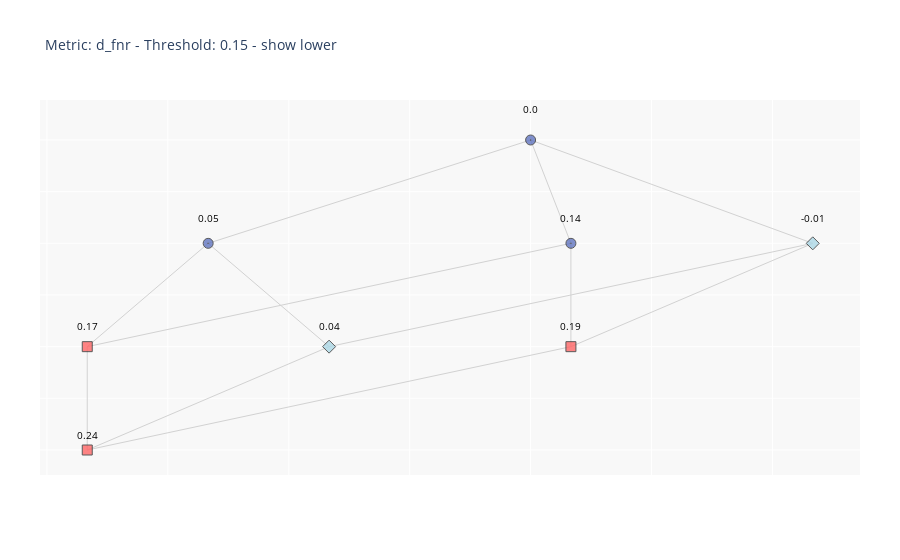

Notebook cell for this chart:
### Markdown cell above
#### Lattice Explorer

### Code cell
top1=list(fp_divergence_ofI.getDivergenceTopK(K=1, th_redundancy=0).keys())[0]
fig1=fp_divergence_ofI.plotLatticeItemset(top1, Th_divergence=0.15, sizeDot="small", getLower=True)

### Figure 1 — Plotly figure (JSON) as saved in the notebook; plotly's stock layout.template omitted (floating-point values rounded to 4 significant figures)
{"data": [{"hoverinfo": "none", "line": {"color": "rgb(210,210,210)", "width": 1}, "mode": "lines", "type": "scatter", "x": [0, -1.333, null, 0, 0.1667, null, 0, 1.167, null, -1.333, -1.833, null, -1.333, -0.8333, null, 0.1667, -1.833, null, 0.1667, 0.1667, null, 1.167, -0.8333, null, 1.167, 0.1667, null, -1.833, -1.833, null, -0.8333, -1.833, null, 0.1667, -1.833, null], "y": [6, 5, null, 6, 5, null, 6, 5, null, 5, 4, null, 5, 4, null, 5, 4, null, 5, 4, null, 5, 4, null, 5, 4, null, 4, 3, null, 4, 3, null, 4, 3, null]}, {"hoverinfo": "text", "marker": {"color": "#ff6666", "line": {"color": "rgb(50,50,50)", "width": 1}, "size": 10, "symbol": "square"}, "mode": "markers", "name": "Metric: d_fnr - Threshold: 0.15 - show lower", "opacity": 0.8, "text": ["length_of_stay=<week, priors_count=0", "age_cat=25 - 45, priors_count=0", "age_cat=25 - 45, length_of_stay=<week, priors_count=0"], "type": "scatter", "x": [-1.833, 0.1667, -1.833], "y": [4, 4, 3]}, {"hoverinfo": "text", "marker": {"color": "lightblue", "line": {"color": "rgb(50,50,50)", "width": 1}, "size": 10, "symbol": "diamond"}, "mode": "markers", "name": "Metric: d_fnr - Threshold: 0.15 - show lower", "opacity": 0.8, "text": ["age_cat=25 - 45", "age_cat=25 - 45, length_of_stay=<week"], "type": "scatter", "x": [1.167, -0.8333], "y": [5, 4]}, {"hoverinfo": "text", "marker": {"color": "#6175c1", "line": {"color": "rgb(50,50,50)", "width": 1}, "size": 10, "symbol": "circle-dot"}, "mode": "markers", "name": "Metric: d_fnr - Threshold: 0.15 - show lower", "opacity": 0.8, "text": ["", "length_of_stay=<week", "priors_count=0"], "type": "scatter", "x": [0, -1.333, 0.1667], "y": [6, 5, 5]}], "layout": {"annotations": [{"font": {"color": "rgb(0,0,0)", "size": 10}, "showarrow": false, "text": "0.0", "x": 0, "xref": "x", "y": 6.3, "yref": "y"}, {"font": {"color": "rgb(0,0,0)", "size": 10}, "showarrow": false, "text": "0.05", "x": -1.333, "xref": "x", "y": 5.25, "yref": "y"}, {"font": {"color": "rgb(0,0,0)", "size": 10}, "showarrow": false, "text": "0.14", "x": 0.1667, "xref": "x", "y": 5.25, "yref": "y"}, {"font": {"color": "rgb(0,0,0)", "size": 10}, "showarrow": false, "text": "-0.01", "x": 1.167, "xref": "x", "y": 5.25, "yref": "y"}, {"font": {"color": "rgb(0,0,0)", "size": 10}, "showarrow": false, "text": "0.17", "x": -1.833, "xref": "x", "y": 4.2, "yref": "y"}, {"font": {"color": "rgb(0,0,0)", "size": 10}, "showarrow": false, "text": "0.04", "x": -0.8333, "xref": "x", "y": 4.2, "yref": "y"}, {"font": {"color": "rgb(0,0,0)", "size": 10}, "showarrow": false, "text": "0.19", "x": 0.1667, "xref": "x", "y": 4.2, "yref": "y"}, {"font": {"color": "rgb(0,0,0)", "size": 10}, "showarrow": false, "text": "0.24", "x": -1.833, "xref": "x", "y": 3.15, "yref": "y"}], "font": {"size": 10}, "hovermode": "closest", "margin": {"b": 85, "l": 40, "r": 40, "t": 100}, "plot_bgcolor": "rgb(248,248,248)", "showlegend": false, "title": {"text": "Metric: d_fnr - Threshold: 0.15 - show lower"}, "xaxis": {"showline": false, "showticklabels": false, "zeroline": false}, "yaxis": {"showline": false, "showticklabels": false, "zeroline": false}}}
